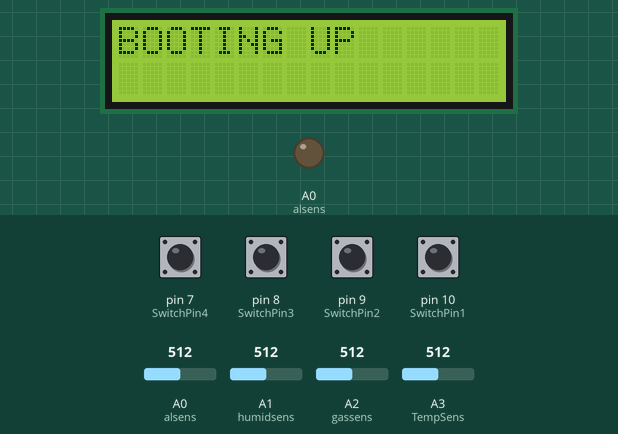
This sketch was run on a simulated Arduino Uno, built with avr-gcc and run on an emulated ATmega328P. Shown: 16×2 character LCD, output pins drawn as LEDs (lit = HIGH). The test bench sets the inputs (shaded band); at power-on: pin 7 (SwitchPin4), pin 8 (SwitchPin3), pin 9 (SwitchPin2), pin 10 (SwitchPin1) LOW, A0 (alsens) = 512, A1 (humidsens) = 512, A2 (gassens) = 512, A3 (TempSens) = 512. What the sketch prints to the serial monitor is not drawn.

Above: at 0.1 s.
2.3 s: A0 (alsens) set to 921
5.2 s: A0 (alsens) set to 935
At 8.4 s:
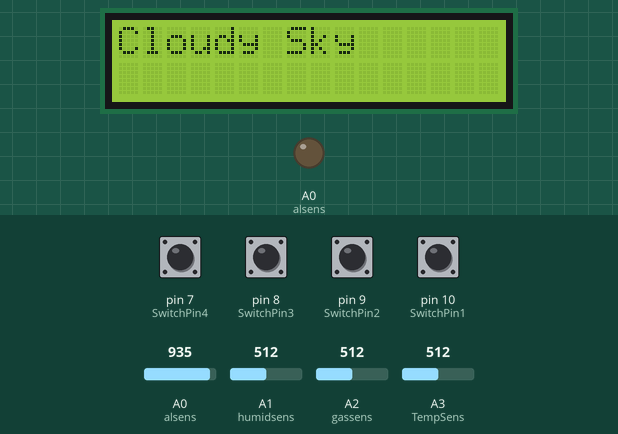
11.3 s: pin 7 (SwitchPin4) pulled HIGH for 1.2 s
At 13.3 s:
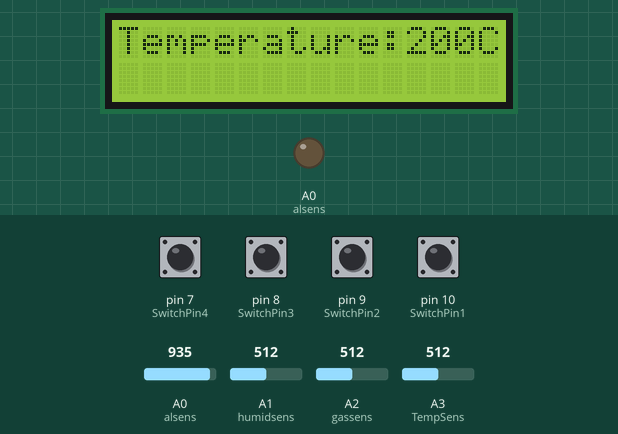
15.1 s: pin 8 (SwitchPin3) pulled HIGH for 1.2 s
At 15.5 s:
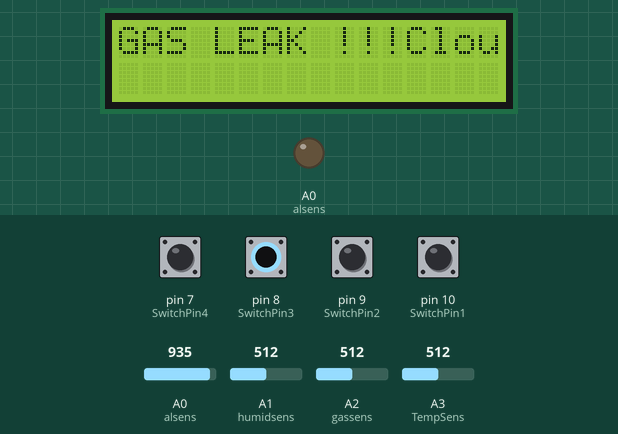
17.8 s: A0 (alsens) set to 960
At 20.6 s:
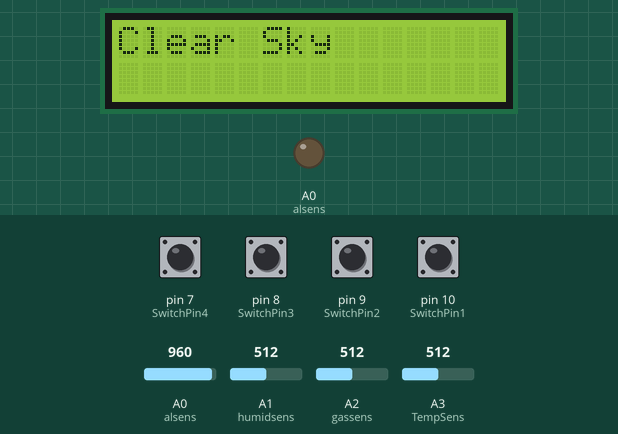
23.9 s: A0 (alsens) set to 940
At 26.0 s:
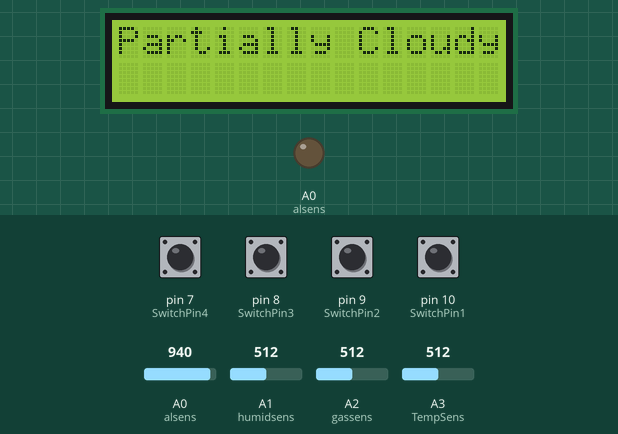
Timing chart, 0 to 27.5 s (numbered marks = the images above; inputs shaded):
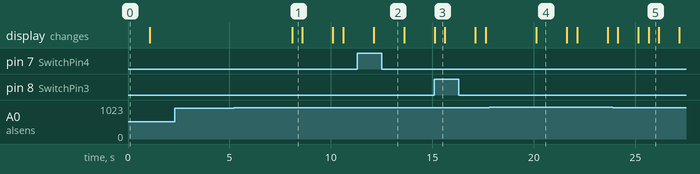

Measured:
- the behaviour switches between 934 and 935 on A0 (alsens) (found by bisection; images 0 and 1)
- after the input at 2.3 s, every drawn part: stays the same
- after the input at 5.2 s, the display: changes after 2.9 s (image 1)
- after the input at 11.3 s, the display: changes after 0.80 s (image 2)
- after the input at 15.1 s, the display: changes at once (image 3)
- after the input at 17.8 s, the display: changes after 2.3 s (image 4)
- after the input at 23.9 s, the display: first differs from a run without the input after 1.2 s (image 5 shows a later state)
- what the display in image 1 shows lasts 0.5 s, from 8.1 s to 8.6 s

The sketch:

Source_Code.ino
```cpp
#include <LiquidCrystal.h>
LiquidCrystal lcd(12, 11, 5, 4, 3, 2);
int SwitchPin1 = 10 ;
int SwitchPin2 = 9 ;
int SwitchPin3 = 8 ;
int SwitchPin4 = 7 ;
int alsens = A0 ;
int humidsens=A1;
int moistureval ;
int gassens = A2 ;
int TempSens = A3;
int tempsens1 ;
float humidperc ;

void setup() {
  lcd.begin(16, 2);
  lcd.print("BOOTING UP");
  delay(1000);
  lcd.clear();
  pinMode(SwitchPin1 , INPUT);
  pinMode(alsens , OUTPUT);
  Serial.begin(9600);
}

void loop() {
   int sens;
  sens = analogRead(A0);
  Serial.println(sens);
  delay(1000);

  int gas = analogRead(A2);
  Serial.print(gas);

  int TempSens = analogRead(A3);
  tempsens1 = ((-40 + 0.488155 * (analogRead(A3) - 20)));


  if (digitalRead(SwitchPin4)){
  digitalWrite(TempSens, HIGH);

  lcd.print("Temperature:");
  lcd.print(tempsens1);
    lcd.print("C");
  delay(1000);
  }
    else { digitalWrite(TempSens, LOW) ;
       }


  if (digitalRead(SwitchPin3)){
  digitalWrite(humidsens, HIGH);
    int gasl=analogRead(gassens);
 if (gasl >= 123);

  lcd.print("GAS LEAK !!!");
  }
   else { digitalWrite(gassens, LOW) ;
       }


  moistureval=analogRead(A1);
  Serial.print("Moisture Sensor Value:");
  Serial.println(moistureval);


  moistureval = analogRead(A1);
  humidperc = ((moistureval/870.00)*100);


  if (digitalRead(SwitchPin1)){
  digitalWrite(alsens, HIGH);
  }

  else { digitalWrite(alsens, LOW) ;
       }


  if (digitalRead(SwitchPin2)){
  digitalWrite(humidsens, HIGH);
    int val=analogRead(humidsens);

  lcd.print("Humidity:");
  lcd.print(humidperc);
  lcd.print("%");
  }

  else { digitalWrite(humidsens, LOW) ;
       }


  if (sens >= 935 && sens <= 940) {
    Serial.println("Cloudy Sky");
   lcd.print("Cloudy Sky");
  }

  delay(500);
  lcd.clear();


	if (sens >= 940 && sens <= 950)
    {
    Serial.println("Partially Cloudy");
      lcd.print("Partially Cloudy");
    }

  delay(500);
  lcd.clear();


	if (sens >= 950 ) {
    Serial.println("Clear sky");
    lcd.print("Clear Sky");
    }


  }
```
